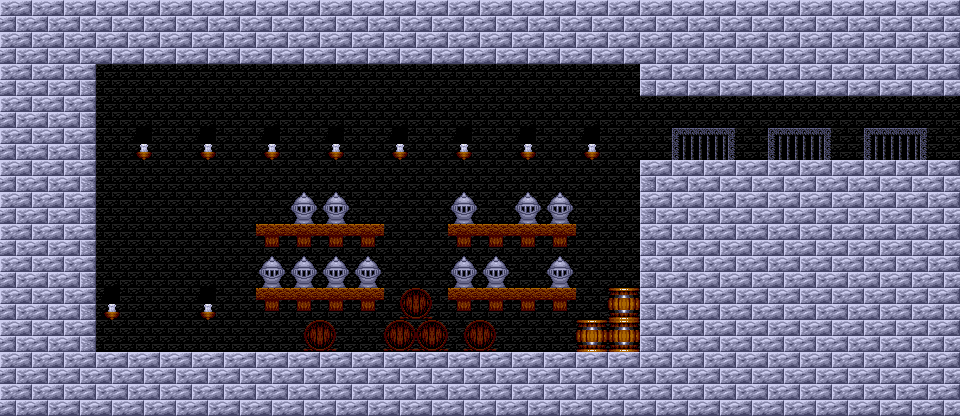

The image is a tile-based game level rendered from a .tmx file. Its description and complete source (layers, tilesets, objects, tile grids) follow:
An orthogonal 30x13 tile map with 32x32 px tiles, 1 tile layer (Capa de Patrones 1), 2 tilesets and 4 objects (2x STAGE_REST3).

<map version="1.0" orientation="orthogonal" width="30" height="13" tilewidth="32" tileheight="32">
 <tileset firstgid="1" name="tileset" tilewidth="32" tileheight="32">
  <image source="../tileset/tileset.png" width="256" height="512" />
 </tileset>
 <tileset firstgid="129" name="objset" tilewidth="64" tileheight="64">
  <image source="../tileset/objset.png" trans="000000" width="512" height="512" />
 </tileset>
 <layer name="Capa de Patrones 1" width="30" height="13">
  <data encoding="csv">
2,2,2,2,2,2,2,2,2,2,2,2,2,2,2,2,2,2,2,2,2,2,2,2,2,2,2,2,2,2,
2,2,2,2,2,2,2,2,2,2,2,2,2,2,2,2,2,2,2,2,2,2,2,2,2,2,2,2,2,2,
2,2,4,1,1,1,1,1,1,1,1,1,1,1,1,1,1,1,1,1,3,2,2,2,2,2,2,2,2,2,
2,2,4,1,1,1,1,1,1,1,1,1,1,1,1,1,1,1,1,1,1,1,1,1,1,1,1,1,1,1,
2,2,4,1,10,1,10,1,10,1,10,1,10,1,10,1,10,1,10,1,1,68,70,1,68,70,1,68,70,1,
2,2,4,1,1,1,1,1,1,1,1,1,1,1,1,1,1,1,1,1,3,2,2,2,2,2,2,2,2,2,
2,2,4,1,1,1,1,1,1,25,25,1,1,1,25,1,25,25,1,1,3,2,2,2,2,2,2,2,2,2,
2,2,4,1,1,1,1,1,6,6,6,6,1,1,6,6,6,6,1,1,3,2,2,2,2,2,2,2,2,2,
2,2,4,1,1,1,1,1,25,25,25,25,1,1,25,25,1,25,1,1,3,2,2,2,2,2,2,2,2,2,
2,2,4,10,1,1,10,1,6,6,6,6,20,22,6,6,6,6,1,18,3,2,2,2,2,2,2,2,2,2,
2,2,4,1,1,1,1,1,1,20,22,1,19,19,20,22,1,1,18,18,3,2,2,2,2,2,2,2,2,2,
2,2,2,2,2,2,2,2,2,2,2,2,2,2,2,2,2,2,2,2,2,2,2,2,2,2,2,2,2,2,
2,2,2,2,2,2,2,2,2,2,2,2,2,2,2,2,2,2,2,2,2,2,2,2,2,2,2,2,2,2
</data>
 </layer>
 <objectgroup name="Capa de Objetos 1" width="30" height="13">
  <object gid="130" x="128" y="366" />
  <object gid="131" x="126" y="364" />
  <object name="STAGE_REST3" gid="147" x="911" y="144" />
  <object name="STAGE_REST3" gid="147" x="911" y="178" />
 </objectgroup>
</map>
